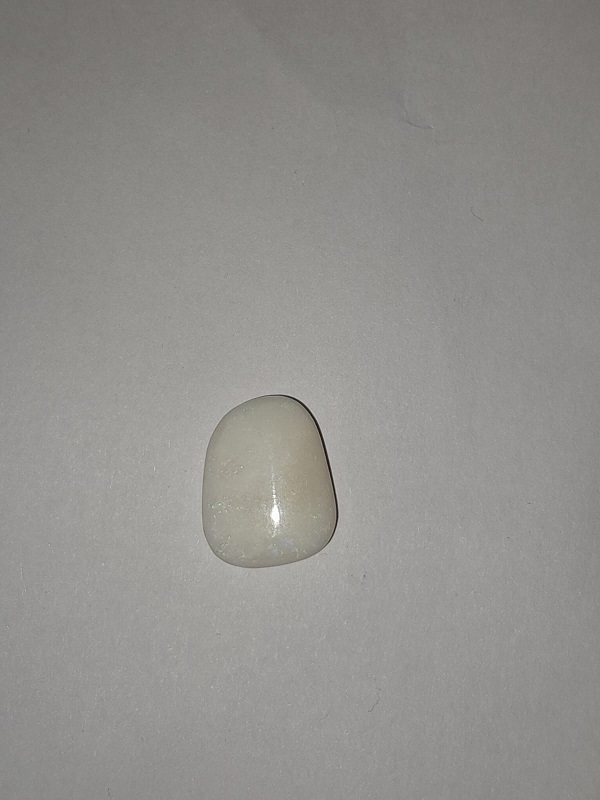
#> input picture test/opal6.jpeg, 600 x 800 px
$ jupyter execute --allow-errors test.ipynb
#> lines starting #> are read from the running program, lines starting #| are printed output that depends on the picture; after the words box and inside, x2 and y2 are one past the last pixel; in counts of white or black regions, pixels touching at a corner belong together
[cell 1]
import cv2
import numpy as np
import os

# Load the image
image_path = './opal6.jpeg'
assert os.path.exists(image_path)

img = cv2.imread(image_path)
#> img is the input picture: shape (800, 600, 3); mean B, G, R 140.7, 144, 145.4

[cell 2]
import cv2
from matplotlib import pyplot as plt

[cell 3]
plt.imshow(cv2.cvtColor(img, cv2.COLOR_BGR2RGB))
plt.axis('off')  # Hide axis
plt.show()

[cell 4]
# Convert to grayscale
gray = cv2.cvtColor(img, cv2.COLOR_BGR2GRAY)
gray = cv2.convertScaleAbs(gray)
median_blur = cv2.medianBlur(gray, 5)
plt.imshow(cv2.cvtColor(median_blur, cv2.COLOR_BGR2RGB))

edges = cv2.Canny(median_blur, 100, 200)
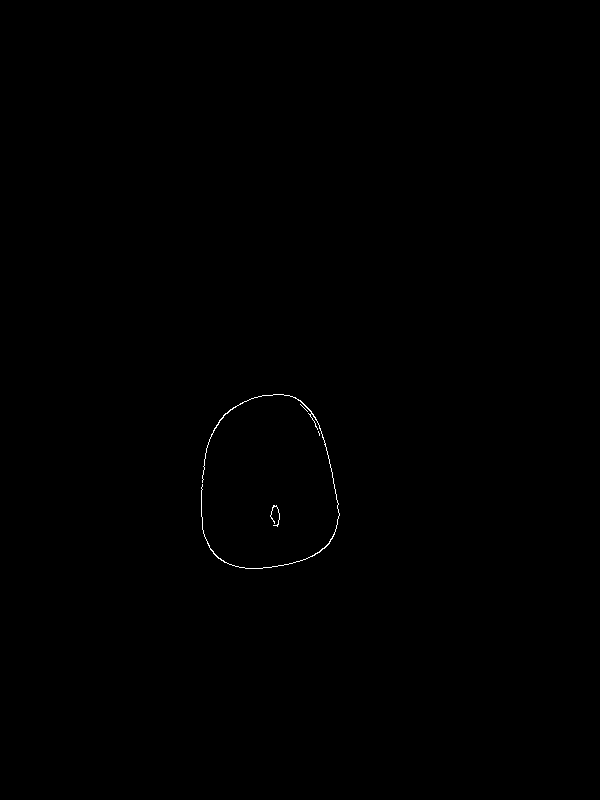
#> edges: shape (800, 600); 0.13% white in thin lines or dots, all inside (x1, y1, x2, y2) = (201, 394, 340, 569)
plt.imshow(cv2.cvtColor(edges, cv2.COLOR_BGR2RGB))
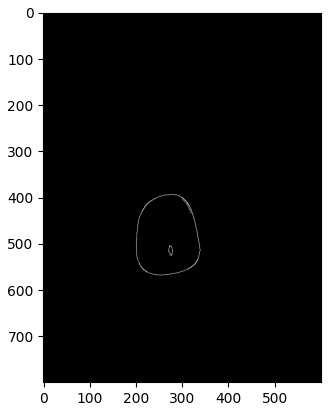
#> figure drawn by matplotlib, 1 panel

[cell 5]
ret, thresh = cv2.threshold(edges, 127, 255, 0)
plt.imshow(cv2.cvtColor(thresh, cv2.COLOR_BGR2RGB))
contours, hierarchy = cv2.findContours(thresh, cv2.RETR_EXTERNAL, cv2.CHAIN_APPROX_SIMPLE)
#> contours = 4 contours, 3 with area under 20; largest, box (x1, y1, x2, y2) and area: (201, 394, 340, 569) 78


# Find the biggest contour
print(len(contours))
#| 4

[cell 6]
# Initialize variables to store the largest contour and its area
largest_contour = None
max_area = 0

# Iterate through all contours
for contour in contours:
    # Calculate the area of the contour
    area = cv2.contourArea(contour)

    # Check if the current contour has a larger area than the maximum area found so far
    if area > max_area:
        max_area = area
        largest_contour = contour
#> this loop made 4 passes
#> (area, max_area) on pass 4: (78.5, 78.5)
#> after the loop, largest_contour = contour of 483 points, box (x1, y1, x2, y2) (201, 394, 340, 569), area 78; max_area = 78.5

cv2.drawContours(img, [largest_contour], -1, (0,255,0), 3)
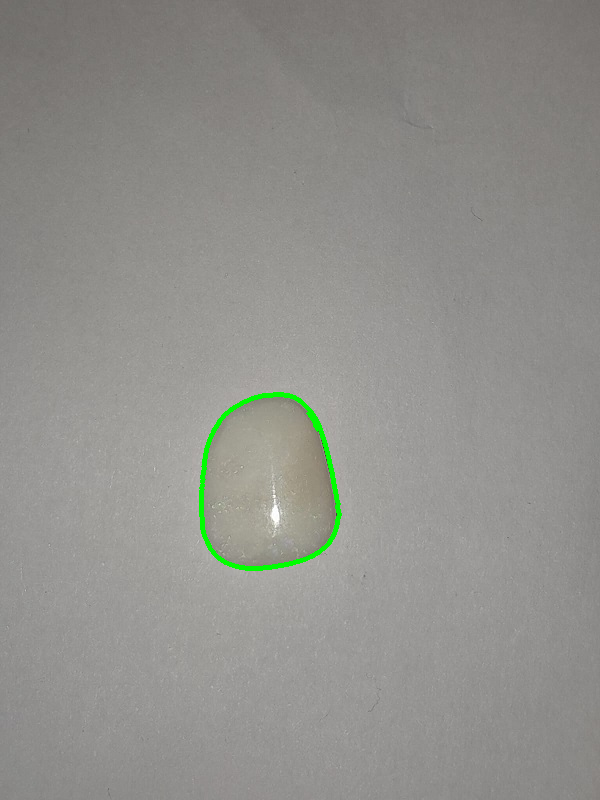
#> img: shape (800, 600, 3); 0.52% of pixels changed, all inside (x1, y1, x2, y2) = (199, 392, 342, 571)
plt.imshow(cv2.cvtColor(img, cv2.COLOR_BGR2RGB))

[cell 7]
import numpy as np
import cv2
from stl import mesh

# [40 lines left out: function generate_bezel, not called in this run]

[cell 8]
import numpy as np
import cv2
from stl import mesh

def generate_bezel(contour, pixel_to_mm, thickness=1, height=4):
    # Reshape contour for mesh generation
    contour = contour.squeeze()

    # Extrude the contour to create the bezel
    points = []
    for point in contour:
        points.append([point[0] * pixel_to_mm, point[1] * pixel_to_mm, 0])  # Bottom points
        points.append([point[0] * pixel_to_mm, point[1] * pixel_to_mm, height])  # Top points

    # Create the side faces of the bezel
    faces = []
    num_points = len(contour)
    for i in range(num_points - 1):
        # Side face indices
        bottom_left = i * 2
        bottom_right = bottom_left + 1
        top_left = (i + 1) * 2
        top_right = top_left + 1

        # Side face
        faces.append([bottom_left, bottom_right, top_right])
        faces.append([bottom_left, top_right, top_left])

    # Connect the last and first points to close the bezel
    faces.append([num_points * 2 - 2, num_points * 2 - 1, 1])
    faces.append([num_points * 2 - 2, 1, 0])

    # Convert points and faces to numpy arrays
    points = np.array(points)
    faces = np.array(faces)

    # Create the mesh
    bezel_mesh = mesh.Mesh(np.zeros(faces.shape[0], dtype=mesh.Mesh.dtype))
    for i, f in enumerate(faces):
        for j in range(3):
            bezel_mesh.vectors[i][j] = points[f[j]]

    # Write the mesh to an STL file
    bezel_mesh.save('bezel.stl')

# [5 lines of commented-out code are left out]

[cell 9]
image = img
vertical_line_length_px = None

# Iterate through contours
for contour in [largest_contour]:
    # Find the bounding box of the contour
    x, y, w, h = cv2.boundingRect(contour)

    # Compute the center coordinates
    cx = x + w // 2
    cy = y + h // 2

    # Compute the total height and width
    total_height = h
    total_width = w

    # Draw horizontal and vertical lines through the center
    cv2.line(image, (x, cy), (x + w, cy), (255, 255, 0), 2)  # Horizontal line
    cv2.line(image, (cx, y), (cx, y + h), (255, 255, 0), 2)  # Vertical line
    vertical_line_length_px= h
#> this loop made 1 pass
#> (x, y, w, h, cx, cy, total_height, total_width) on pass 1: (201, 394, 139, 175, 270, 481, 175, 139)
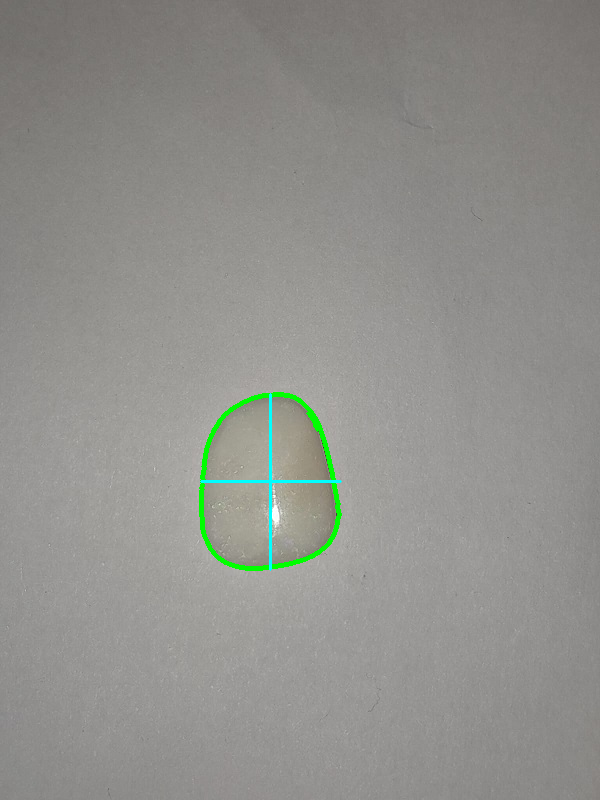
#> image: shape (800, 600, 3); 0.2% of pixels changed, all inside (x1, y1, x2, y2) = (200, 393, 342, 571)


plt.imshow(cv2.cvtColor(img, cv2.COLOR_BGR2RGB))

#> (a cell that did not finish here is left out)

[cell 11]
# Ask user for the length of the vertical line in mm
vertical_line_length_mm = float(input("Enter the length of the vertical line in mm: "))
#> the answer given: 3

[cell 12]
pixel_to_mm = vertical_line_length_mm / vertical_line_length_px  # Example conversion factor (adjust as needed)
#> pixel_to_mm = 0.0171
#> (the rest of this cell did not finish here and is left out)

#> in generate_bezel, `contour = contour.squeeze()`: contour = 483 pairs, first value 201 to 339, second value 394 to 568
#> the loop in generate_bezel, `for point in contour:` made 483 passes
#> point on passes 1 to 3: [273, 394], [272, 395], [262, 395]
#> after the loop in generate_bezel, `for point in contour:`: points = 966 items, first 6: [4.68, 6.75, 0], [4.68, 6.75, 4], [4.66, 6.77, 0], [4.66, 6.77, 4], [4.49, 6.77, 0], [4.49, 6.77, 4]
#> in generate_bezel, `num_points = len(contour)`: num_points = 483
#> in generate_bezel, `points = np.array(points)`: points = 966 rows, first 8: [4.68, 6.75, 0], [4.68, 6.75, 4], [4.66, 6.77, 0], [4.66, 6.77, 4], [4.49, 6.77, 0], [4.49, 6.77, 4], [4.47, 6.79, 0], [4.47, 6.79, 4]
#> in generate_bezel, `faces = np.array(faces)`: faces = 966 rows, first 8: [0, 1, 3], [0, 3, 2], [2, 3, 5], [2, 5, 4], [4, 5, 7], [4, 7, 6], [6, 7, 9], [6, 9, 8]

[cell 13]
import numpy as np
from stl import mesh

# Define the pixel to mm conversion factor
pixel_to_mm = vertical_line_length_mm / vertical_line_length_px  # Example conversion factor (adjust as needed)

points = []
for contour in contours:
    for point in contour:
        x, y = point[0]
        # Apply pixel to mm conversion
        x_mm = x * pixel_to_mm
        y_mm = y * pixel_to_mm
        points.append([x_mm, y_mm, 10])  # assuming a constant depth
    break
#> this loop made 1 pass
#> after the loop, points = 50 items, first 6: [4.68, 8.66, 10], [4.68, 8.67, 10], [4.66, 8.69, 10], [4.66, 8.74, 10], [4.65, 8.76, 10], [4.65, 8.81, 10]

# Triangulate points
vertices = np.array(points)
#> vertices = 50 rows, first 8: [4.68, 8.66, 10], [4.68, 8.67, 10], [4.66, 8.69, 10], [4.66, 8.74, 10], [4.65, 8.76, 10], [4.65, 8.81, 10], [4.63, 8.83, 10], [4.63, 8.85, 10]
#> (the rest of this cell did not finish here and is left out)

[cell 14]
import math

# Calculate conversion factor for pixels to mm

px_to_mm_vertical = vertical_line_length_mm / vertical_line_length_px
#> px_to_mm_vertical = 0.0171

# Draw grid
grid_size_mm = 1
grid_color = (0, 0, 255)  # Color of the grid lines
for i in range(0, image.shape[0], int(grid_size_mm / px_to_mm_vertical)):
    cv2.line(image, (0, i), (image.shape[1], i), grid_color, 1)  # Horizontal lines
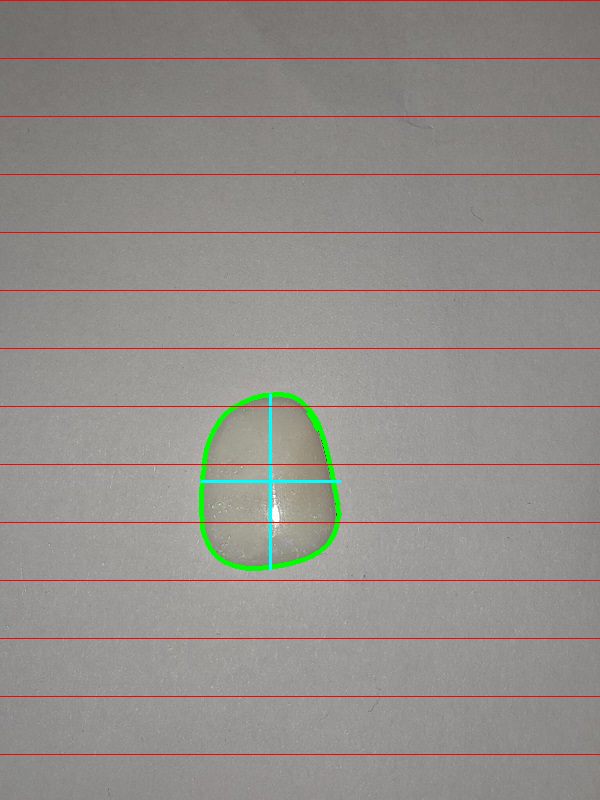
#> image: shape (800, 600, 3); 1.75% of pixels changed, all inside (x1, y1, x2, y2) = (0, 0, 600, 755)
for j in range(0, image.shape[1], int(grid_size_mm / px_to_mm_vertical)):
    cv2.line(image, (j, 0), (j, image.shape[0]), grid_color, 1)  # Vertical lines
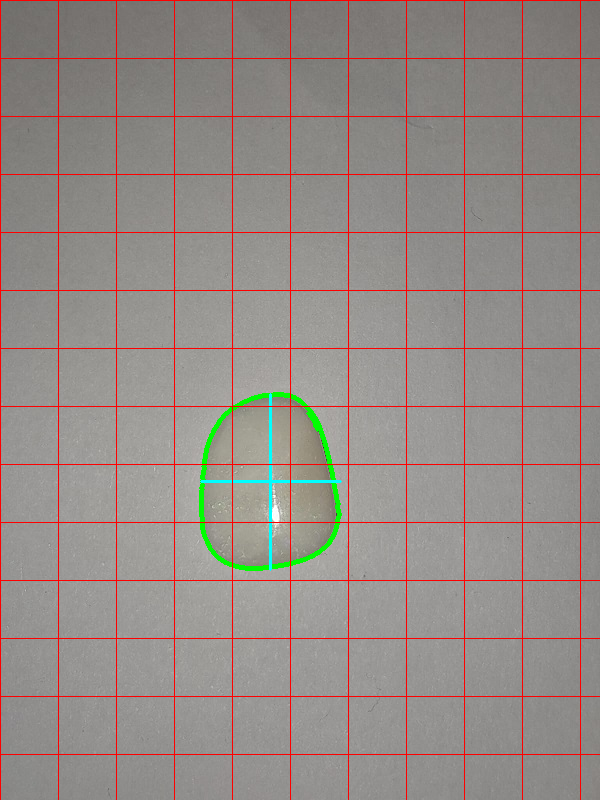
#> image: shape (800, 600, 3); 1.8% of pixels changed, all inside (x1, y1, x2, y2) = (0, 1, 581, 800)


for contour in contours:
    # Find the bounding box of the contour
    x, y, w, h = cv2.boundingRect(contour)

    # Compute the center coordinates
    cx = x + w // 2
    cy = y + h // 2

    # Draw horizontal and vertical lines through the center
    cv2.line(image, (x, cy), (x + w, cy), (255, 255, 0), 2)  # Horizontal line
    cv2.line(image, (cx, y), (cx, y + h), (255, 255, 0), 2)  # Vertical line

    # Draw lines at every 15 degrees
    for angle in range(0, 360, 15):
        # Convert angle to radians
        radians = math.radians(angle)
        # Calculate endpoint coordinates
        end_x = int(cx + w // 2 * math.cos(radians))
        end_y = int(cy + h // 2 * math.sin(radians))
        # Draw line
        cv2.line(image, (cx, cy), (end_x, end_y), (0, 255, 255), 1)  # Lines in cyan

        # Calculate length of line in pixels
        length_pixels = math.sqrt((end_x - cx)**2 + (end_y - cy)**2)
        # Convert length from pixels to millimeters
        length_mm = length_pixels * px_to_mm_vertical

        # Put text near one end of the line
        text_x = end_x + 10
        text_y = end_y - 10
        cv2.putText(image, f'{length_mm:.2f} mm', (text_x, text_y), cv2.FONT_HERSHEY_SIMPLEX, 0.5, (0, 255, 255), 1)
#> this loop made 4 passes
#> (x, y, w, h, cx, cy) on passes 1, 2, 4: (270, 505, 10, 22, 275, 516), (318, 431, 2, 5, 319, 433), (201, 394, 139, 175, 270, 481)
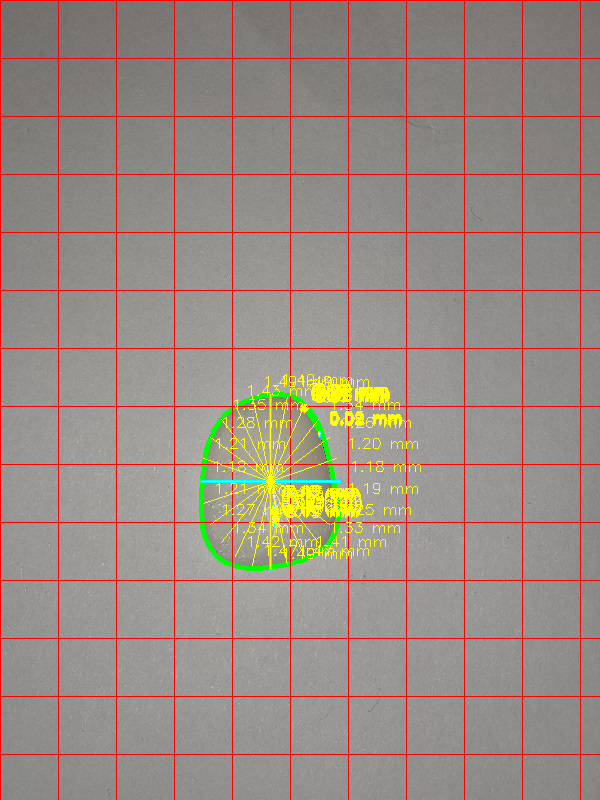
#> image: shape (800, 600, 3); 1.64% of pixels changed, all inside (x1, y1, x2, y2) = (201, 374, 421, 569)

plt.imshow(cv2.cvtColor(image, cv2.COLOR_BGR2RGB))

$ run again, with test/opal2.jpeg copied over test/opal6.jpeg
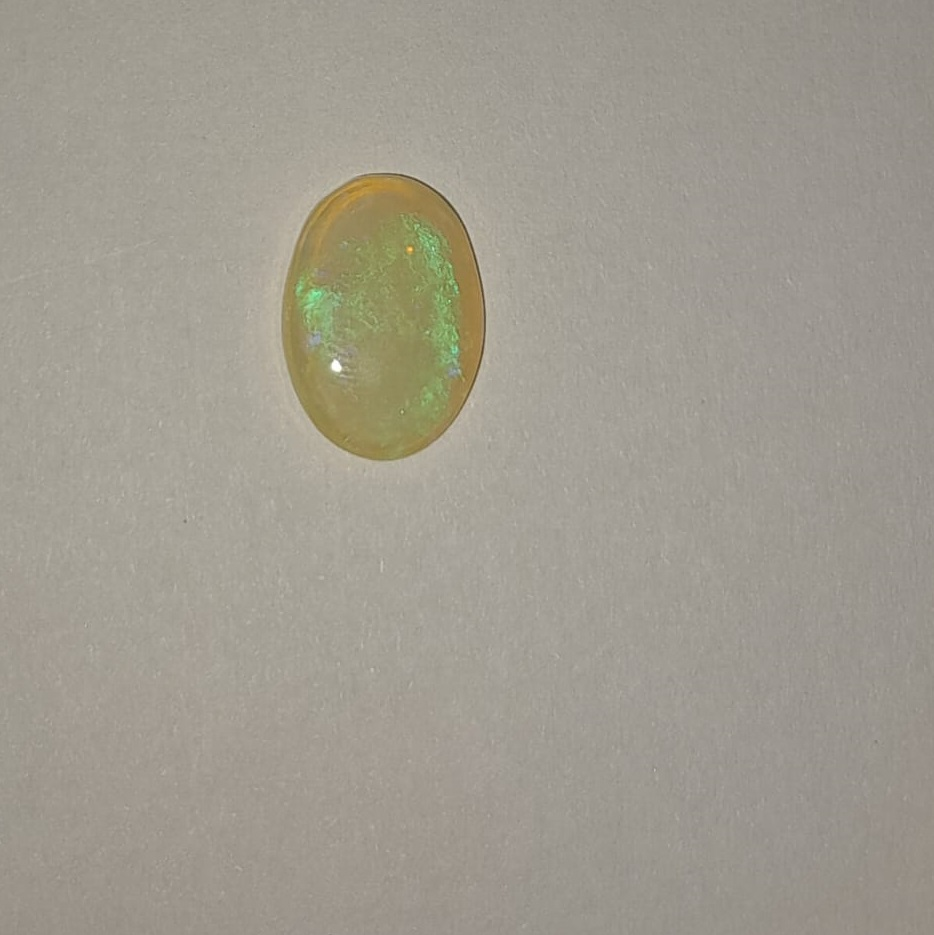
#> input picture test/opal2.jpeg, 934 x 935 px
#> img is the input picture: shape (935, 934, 3); mean B, G, R 143.4, 155.1, 159.9
#> `edges = cv2.Canny(median_blur, 100, 200)`:
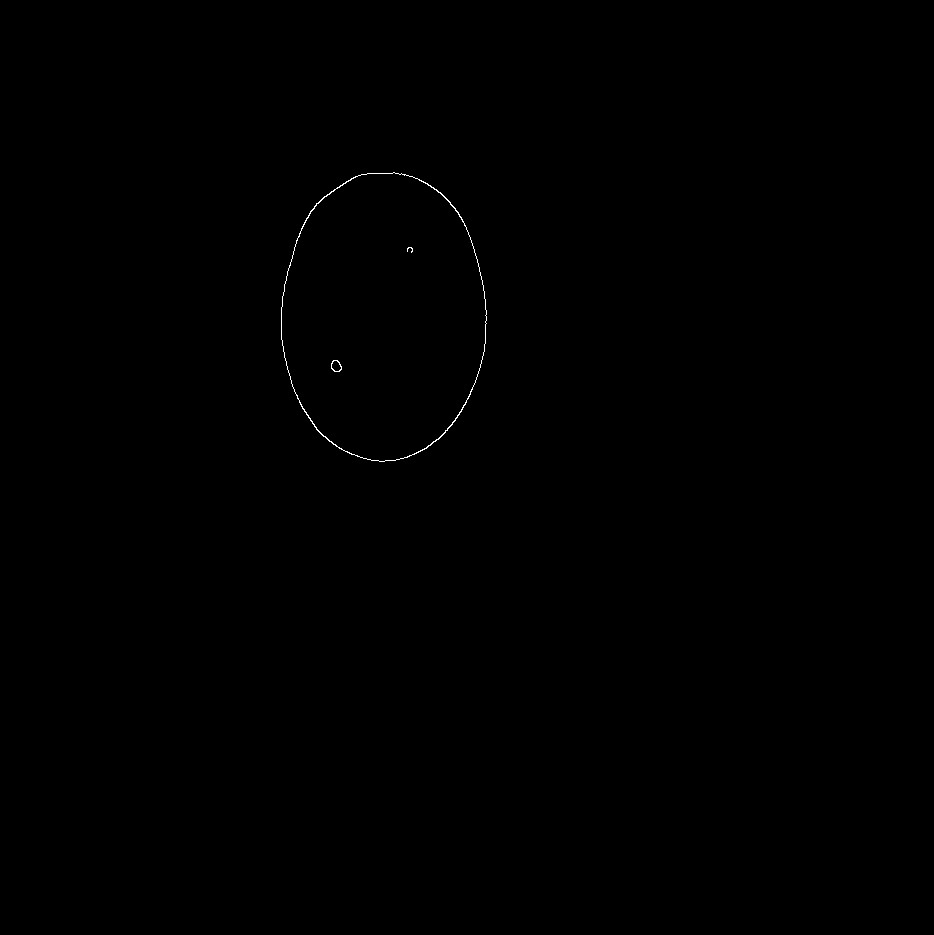
#> edges: shape (935, 934); 0.11% white in thin lines or dots, all inside (x1, y1, x2, y2) = (281, 172, 487, 462)
#> contours = 1 contour; box (x1, y1, x2, y2) and area: (281, 172, 487, 462) 46781
#| 1
#> the loop `for contour in contours:` made 1 pass
#> (area, max_area) on pass 1: (46781, 46781)
#> after the loop `for contour in contours:`: largest_contour = contour of 375 points, box (x1, y1, x2, y2) (281, 172, 487, 462), area 46781; max_area = 46781
#> img: shape (935, 934, 3); 0.41% of pixels changed, all inside (x1, y1, x2, y2) = (279, 170, 489, 464)
#> the loop `for contour in [largest_contour]:` made 1 pass
#> (x, y, w, h, cx, cy, total_height, total_width) on pass 1: (281, 172, 206, 290, 384, 317, 290, 206)
#> pixel_to_mm = 0.0103
#> contour = 375 pairs, first value 281 to 486, second value 172 to 461
#> the loop in generate_bezel, `for point in contour:` made 375 passes
#> point on passes 1 to 3: [393, 172], [392, 173], [367, 173]
#> after the loop in generate_bezel, `for point in contour:`: points = 750 items, first 6: [4.07, 1.78, 0], [4.07, 1.78, 4], [4.06, 1.79, 0], [4.06, 1.79, 4], [3.8, 1.79, 0], [3.8, 1.79, 4]
#> num_points = 375
#> in generate_bezel, `points = np.array(points)`: points = 750 rows, first 8: [4.07, 1.78, 0], [4.07, 1.78, 4], [4.06, 1.79, 0], [4.06, 1.79, 4], [3.8, 1.79, 0], [3.8, 1.79, 4], [3.79, 1.8, 0], [3.79, 1.8, 4]
#> in generate_bezel, `faces = np.array(faces)`: faces = 750 rows, first 8: [0, 1, 3], [0, 3, 2], [2, 3, 5], [2, 5, 4], [4, 5, 7], [4, 7, 6], [6, 7, 9], [6, 9, 8]
#> the loop `for contour in contours:` made 1 pass
#> after the loop `for contour in contours:`: points = 375 items, first 6: [4.07, 1.78, 10], [4.06, 1.79, 10], [3.8, 1.79, 10], [3.79, 1.8, 10], [3.73, 1.8, 10], [3.72, 1.81, 10]
#> vertices = 375 rows, first 8: [4.07, 1.78, 10], [4.06, 1.79, 10], [3.8, 1.79, 10], [3.79, 1.8, 10], [3.73, 1.8, 10], [3.72, 1.81, 10], [3.7, 1.81, 10], [3.69, 1.82, 10]
#> `faces = np.arange(len(vertices)).reshape(-1, 3)`: faces = 125 rows, first 8: [0, 1, 2], [3, 4, 5], [6, 7, 8], [9, 10, 11], [12, 13, 14], [15, 16, 17], [18, 19, 20], [21, 22, 23]
#> px_to_mm_vertical = 0.0103
#> the loop `for contour in contours:` made 1 pass
#> (x, y, w, h, cx, cy) on pass 1: (281, 172, 206, 290, 384, 317)
#> after the loop `for contour in contours:`:
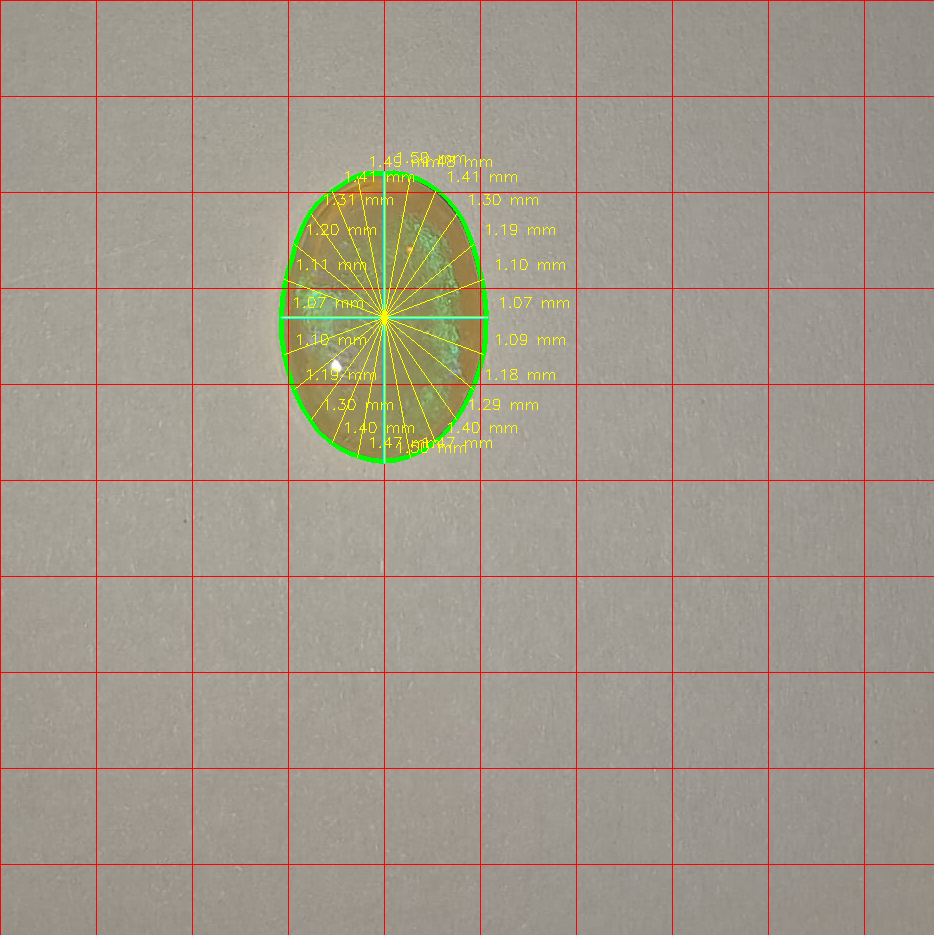
#> image: shape (935, 934, 3); mean B, G, R 139.3, 153, 161.7
